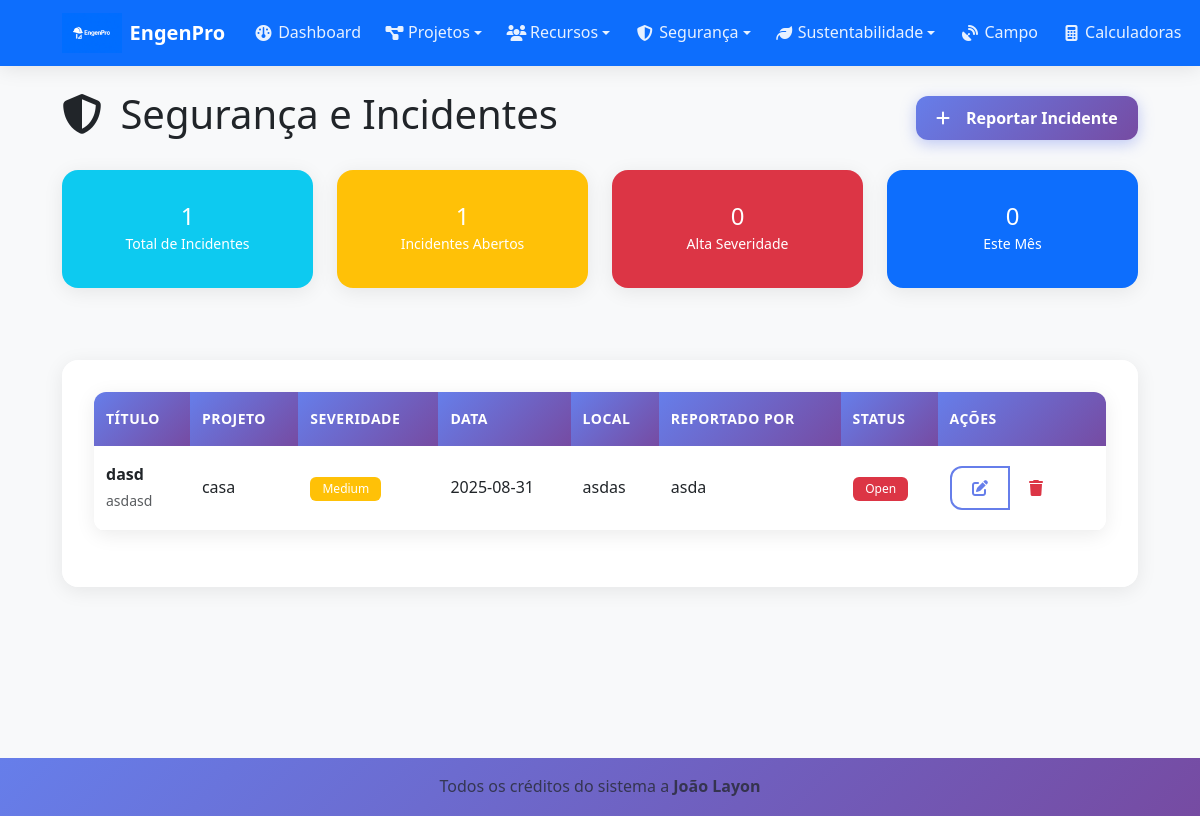
/safety/ (signed in), run on the app's committed database.
### tables this page shows
CREATE TABLE incidents (
    id INTEGER PRIMARY KEY AUTOINCREMENT,
    project_id INTEGER,
    title TEXT NOT NULL,
    description TEXT,
    severity TEXT DEFAULT 'low',
    date_occurred DATE,
    location TEXT,
    reported_by TEXT,
    status TEXT DEFAULT 'open',
    created_at TIMESTAMP DEFAULT CURRENT_TIMESTAMP,
    FOREIGN KEY (project_id) REFERENCES projects (id)
);

CREATE TABLE projects (
    id INTEGER PRIMARY KEY AUTOINCREMENT,
    name TEXT NOT NULL,
    description TEXT,
    status TEXT DEFAULT 'active',
    start_date DATE,
    end_date DATE,
    budget REAL DEFAULT 0,
    user_id INTEGER,
    created_at TIMESTAMP DEFAULT CURRENT_TIMESTAMP,
    FOREIGN KEY (user_id) REFERENCES users (id)
);

### blueprints/safety.py (the view)
@safety_bp.route('/')
def index():
    if 'user_id' not in session:
        return redirect(url_for('auth.login'))
    db = get_db()
    incidents = db.execute(
        'SELECT i.*, p.name as project_name '
        'FROM incidents i '
        'LEFT JOIN projects p ON i.project_id = p.id '
        'ORDER BY i.created_at DESC'
    ).fetchall()
    stats = {
        'total_incidents': len(incidents),
        'open_incidents': len([i for i in incidents if i['status'] == 'open']),
        'high_severity': len([i for i in incidents if i['severity'] == 'high']),
        'this_month': len([i for i in incidents if i['date_occurred'] and
                          i['date_occurred'].startswith(datetime.now().strftime('%Y-%m'))])
    }
    return render_template('safety/index.html', incidents=incidents, stats=stats)

### blueprints/safety.py (called while the page is built)
def get_db():
    from flask import current_app
    return current_app.get_db()

### templates/safety/index.html (shortened to what this page needs)
{% extends "base.html" %}
{% block content %}
<div class="d-flex justify-content-between align-items-center mb-4">
    <h1>
        <i class="fas fa-shield-alt me-2"></i>
        Segurança e Incidentes
    </h1>
    <a href="{{ url_for('safety.new') }}" class="btn btn-primary">
        <i class="fas fa-plus me-2"></i>
        Reportar Incidente
    </a>
</div>
<div class="row mb-4">
    <div class="col-md-3 mb-3">
        <div class="card bg-info text-white">
            <div class="card-body text-center">
                <h4 class="mb-0">{{ stats.total_incidents }}</h4>
                <small>Total de Incidentes</small>
            </div>
        </div>
    </div>
    <div class="col-md-3 mb-3">
        <div class="card bg-warning text-white">
            <div class="card-body text-center">
                <h4 class="mb-0">{{ stats.open_incidents }}</h4>
                <small>Incidentes Abertos</small>
            </div>
        </div>
    </div>
    <div class="col-md-3 mb-3">
        <div class="card bg-danger text-white">
            <div class="card-body text-center">
                <h4 class="mb-0">{{ stats.high_severity }}</h4>
                <small>Alta Severidade</small>
            </div>
        </div>
    </div>
    <div class="col-md-3 mb-3">
        <div class="card bg-primary text-white">
            <div class="card-body text-center">
                <h4 class="mb-0">{{ stats.this_month }}</h4>
                <small>Este Mês</small>
            </div>
        </div>
    </div>
</div>
{% if incidents %}
    <div class="card">
        <div class="card-body">
            <div class="table-responsive">
                <table class="table table-hover">
                    <thead>
                        <tr>
                            <th>Título</th>
                            <th>Projeto</th>
                            <th>Severidade</th>
                            <th>Data</th>
                            <th>Local</th>
                            <th>Reportado por</th>
                            <th>Status</th>
                            <th>Ações</th>
                        </tr>
                    </thead>
                    <tbody>
                        {% for incident in incidents %}
                            <tr>
                                <td>
                                    <strong>{{ incident.title }}</strong>
                                    {% if incident.description %}
                                        <br><small class="text-muted">{{ incident.description[:50] }}{% if incident.description|length > 50 %}...{% endif %}</small>
                                    {% endif %}
                                </td>
                                <td>{{ incident.project_name or 'N/A' }}</td>
                                <td>
                                    <span class="badge bg-{{ 'danger' if incident.severity == 'high' else 'warning' if incident.severity == 'medium' else 'success' }}">
                                        {{ incident.severity.title() }}
                                    </span>
                                </td>
                                <td>{{ incident.date_occurred or '-' }}</td>
                                <td>{{ incident.location or '-' }}</td>
                                <td>{{ incident.reported_by or '-' }}</td>
                                <td>
                                    <span class="badge bg-{{ 'success' if incident.status == 'closed' else 'warning' if incident.status == 'investigating' else 'danger' }}">
                                        {{ incident.status.title() }}
                                    </span>
                                </td>
                                <td>
                                    <div class="btn-group" role="group">
                                        <a href="{{ url_for('safety.edit', id=incident.id) }}" class="btn btn-sm btn-outline-primary">
                                            <i class="fas fa-edit"></i>
                                        </a>
                                        <button type="button" class="btn btn-sm btn-outline-danger"
                                                onclick="confirmDelete({{ incident.id }}, '{{ incident.title }}')">
                                            <i class="fas fa-trash"></i>
                                        </button>
                                    </div>
                                </td>
                            </tr>
                        {% endfor %}
                    </tbody>
                </table>
            </div>
        </div>
    </div>
{% endif %}
{% endblock %}

### static/css/style.css (style rules this page uses)
:root { --primary-color: #0d6efd; --success-color: #198754; --warning-color: #ffc107; --danger-color: #dc3545; --info-color: #0dcaf0; --dark-color: #212529; --light-color: #f8f9fa; --border-radius: 0.375rem; --box-shadow: 0 0.125rem 0.25rem rgba(0, 0, 0, 0.075); --box-shadow-lg: 0 1rem 3rem rgba(0, 0, 0, 0.175); }
body { font-family: 'Segoe UI', Tahoma, Geneva, Verdana, sans-serif; background-color: #f8f9fa; line-height: 1.6; }
.card { border: none; box-shadow: var(--box-shadow); transition: all 0.3s ease; border-radius: var(--border-radius); }
.btn { border-radius: var(--border-radius); font-weight: 500; transition: all 0.3s ease; border-width: 1px; }
.btn-group .btn { transform: none; }
.table { border-radius: var(--border-radius); overflow: hidden; }
.table thead th { background-color: var(--light-color); border-bottom: 2px solid #dee2e6; font-weight: 600; color: var(--dark-color); }
.badge { font-weight: 500; padding: 0.375rem 0.75rem; border-radius: var(--border-radius); }
* { box-sizing: border-box; }
html { scroll-behavior: smooth; -webkit-text-size-adjust: 100%; }
body { -webkit-overflow-scrolling: touch; touch-action: manipulation; }
.card { border: none; border-radius: 16px; box-shadow: 0 4px 20px rgba(0,0,0,0.08); transition: all 0.4s cubic-bezier(0.175, 0.885, 0.32, 1.275); overflow: hidden; margin-bottom: 1.5rem; backdrop-filter: blur(10px); background: rgba(255, 255, 255, 0.95); }
.card-body { padding: 1.5rem; }
.btn { min-height: 44px; padding: 0.75rem 1.5rem; border-radius: 12px; font-weight: 600; border: none; position: relative; overflow: hidden; transition: all 0.3s cubic-bezier(0.175, 0.885, 0.32, 1.275); text-decoration: none; display: inline-flex; align-items: center; justify-content: center; gap: 0.5rem; font-size: 0.95rem; cursor: pointer; user-select: none; -webkit-tap-highlight-color: transparent; }
.btn::before { content: ''; position: absolute; top: 0; left: -100%; width: 100%; height: 100%; background: linear-gradient(90deg, transparent, rgba(255,255,255,0.3), transparent); transition: left 0.6s; }
.btn-primary { background: linear-gradient(135deg, #667eea 0%, #764ba2 100%); color: white; box-shadow: 0 4px 15px rgba(102, 126, 234, 0.4); }
.btn-outline-primary { border: 2px solid #667eea; color: #667eea; background: transparent; }
.btn-sm { min-height: 36px; padding: 0.5rem 1rem; font-size: 0.875rem; }
.table-responsive { border-radius: 12px; box-shadow: 0 4px 20px rgba(0,0,0,0.08); margin-bottom: 1.5rem; overflow: hidden; }
.table { margin-bottom: 0; font-size: 0.9rem; }
.table thead th { background: linear-gradient(135deg, #667eea 0%, #764ba2 100%); color: white; border: none; padding: 1rem 0.75rem; font-weight: 600; font-size: 0.875rem; text-transform: uppercase; letter-spacing: 0.5px; position: sticky; top: 0; z-index: 10; }
.table tbody td { padding: 1rem 0.75rem; vertical-align: middle; border-color: rgba(0,0,0,0.05); }
.table tbody tr { transition: all 0.3s ease; }
@media (min-width: 414px) { .btn { font-size: 1rem; } }
@media (min-width: 414px) { .card-body { padding: 1.75rem; } }
@media (min-width: 768px) { .card { margin-bottom: 2rem; } }
@media (min-width: 768px) { .card-body { padding: 2rem; } }
@media (min-width: 768px) { .btn { min-height: 40px; padding: 0.625rem 1.25rem; } }
@media (min-width: 768px) { .table { font-size: 1rem; } }
.btn, .card, .nav-link, .dropdown-item, .table tbody tr { -webkit-tap-highlight-color: transparent; touch-action: manipulation; }
.btn, .form-control, .form-select, .nav-link { min-height: 44px; }
* { -webkit-transform: translateZ(0); transform: translateZ(0); }
.card, .btn, .navbar, .table-responsive { will-change: transform; backface-visibility: hidden; perspective: 1000px; }

### data on the page
incidents: title "dasd", description "asdasd", name "casa", severity "Medium", date_occurred "2025-08-31", location "asdas", reported_by "asda", status "Open"

### other printed values
{{ stats.total_incidents }} "1"
{{ stats.open_incidents }} "1"
{{ stats.high_severity }} "0"
{{ stats.this_month }} "0"
